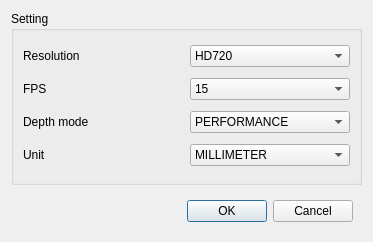
<?xml version="1.0" encoding="UTF-8"?>
<ui version="4.0">
 <class>SetZedCamDialog</class>
 <widget class="QDialog" name="SetZedCamDialog">
  <property name="geometry">
   <rect>
    <x>0</x>
    <y>0</y>
    <width>373</width>
    <height>242</height>
   </rect>
  </property>
  <property name="windowTitle">
   <string>Dialog</string>
  </property>
  <layout class="QGridLayout" name="gridLayout_3">
   <item row="0" column="0">
    <widget class="QGroupBox" name="groupBox_2">
     <property name="sizePolicy">
      <sizepolicy hsizetype="Expanding" vsizetype="Expanding">
       <horstretch>0</horstretch>
       <verstretch>0</verstretch>
      </sizepolicy>
     </property>
     <property name="title">
      <string>Setting</string>
     </property>
     <layout class="QGridLayout" name="gridLayout_2">
      <item row="0" column="0">
       <widget class="QLabel" name="label_11">
        <property name="text">
         <string>Resolution</string>
        </property>
       </widget>
      </item>
      <item row="0" column="1">
       <widget class="QComboBox" name="cbx_resolution_setting">
        <item>
         <property name="text">
          <string>HD720</string>
         </property>
        </item>
        <item>
         <property name="text">
          <string>HD1080</string>
         </property>
        </item>
        <item>
         <property name="text">
          <string>HD2K</string>
         </property>
        </item>
        <item>
         <property name="text">
          <string>VGA</string>
         </property>
        </item>
       </widget>
      </item>
      <item row="1" column="0">
       <widget class="QLabel" name="label_12">
        <property name="text">
         <string>FPS</string>
        </property>
       </widget>
      </item>
      <item row="1" column="1">
       <widget class="QComboBox" name="cbx_fps_setting">
        <item>
         <property name="text">
          <string>15</string>
         </property>
        </item>
        <item>
         <property name="text">
          <string>30</string>
         </property>
        </item>
        <item>
         <property name="text">
          <string>60</string>
         </property>
        </item>
       </widget>
      </item>
      <item row="2" column="0">
       <widget class="QLabel" name="label_13">
        <property name="text">
         <string>Depth mode</string>
        </property>
       </widget>
      </item>
      <item row="2" column="1">
       <widget class="QComboBox" name="cbx_depth_mode_setting">
        <item>
         <property name="text">
          <string>PERFORMANCE</string>
         </property>
        </item>
        <item>
         <property name="text">
          <string>QUALITY</string>
         </property>
        </item>
        <item>
         <property name="text">
          <string>ULTRA</string>
         </property>
        </item>
       </widget>
      </item>
      <item row="3" column="0">
       <widget class="QLabel" name="label_14">
        <property name="text">
         <string>Unit</string>
        </property>
       </widget>
      </item>
      <item row="3" column="1">
       <widget class="QComboBox" name="cbx_unit_setting">
        <item>
         <property name="text">
          <string>MILLIMETER</string>
         </property>
        </item>
        <item>
         <property name="text">
          <string>CENTIMETER</string>
         </property>
        </item>
        <item>
         <property name="text">
          <string>METER</string>
         </property>
        </item>
        <item>
         <property name="text">
          <string>New Item</string>
         </property>
        </item>
        <item>
         <property name="text">
          <string>INCH</string>
         </property>
        </item>
        <item>
         <property name="text">
          <string>FOOT</string>
         </property>
        </item>
       </widget>
      </item>
     </layout>
    </widget>
   </item>
   <item row="1" column="0">
    <widget class="QWidget" name="widget" native="true">
     <property name="sizePolicy">
      <sizepolicy hsizetype="Preferred" vsizetype="Minimum">
       <horstretch>0</horstretch>
       <verstretch>0</verstretch>
      </sizepolicy>
     </property>
     <layout class="QGridLayout" name="gridLayout">
      <item row="0" column="1">
       <widget class="QDialogButtonBox" name="buttonBox">
        <property name="orientation">
         <enum>Qt::Horizontal</enum>
        </property>
        <property name="standardButtons">
         <set>QDialogButtonBox::Cancel|QDialogButtonBox::Ok</set>
        </property>
       </widget>
      </item>
      <item row="0" column="0">
       <spacer name="horizontalSpacer_5">
        <property name="orientation">
         <enum>Qt::Horizontal</enum>
        </property>
        <property name="sizeHint" stdset="0">
         <size>
          <width>162</width>
          <height>20</height>
         </size>
        </property>
       </spacer>
      </item>
     </layout>
    </widget>
   </item>
  </layout>
 </widget>
 <resources/>
 <connections>
  <connection>
   <sender>buttonBox</sender>
   <signal>accepted()</signal>
   <receiver>SetZedCamDialog</receiver>
   <slot>accept()</slot>
   <hints>
    <hint type="sourcelabel">
     <x>248</x>
     <y>254</y>
    </hint>
    <hint type="destinationlabel">
     <x>157</x>
     <y>274</y>
    </hint>
   </hints>
  </connection>
  <connection>
   <sender>buttonBox</sender>
   <signal>rejected()</signal>
   <receiver>SetZedCamDialog</receiver>
   <slot>reject()</slot>
   <hints>
    <hint type="sourcelabel">
     <x>316</x>
     <y>260</y>
    </hint>
    <hint type="destinationlabel">
     <x>286</x>
     <y>274</y>
    </hint>
   </hints>
  </connection>
 </connections>
</ui>
